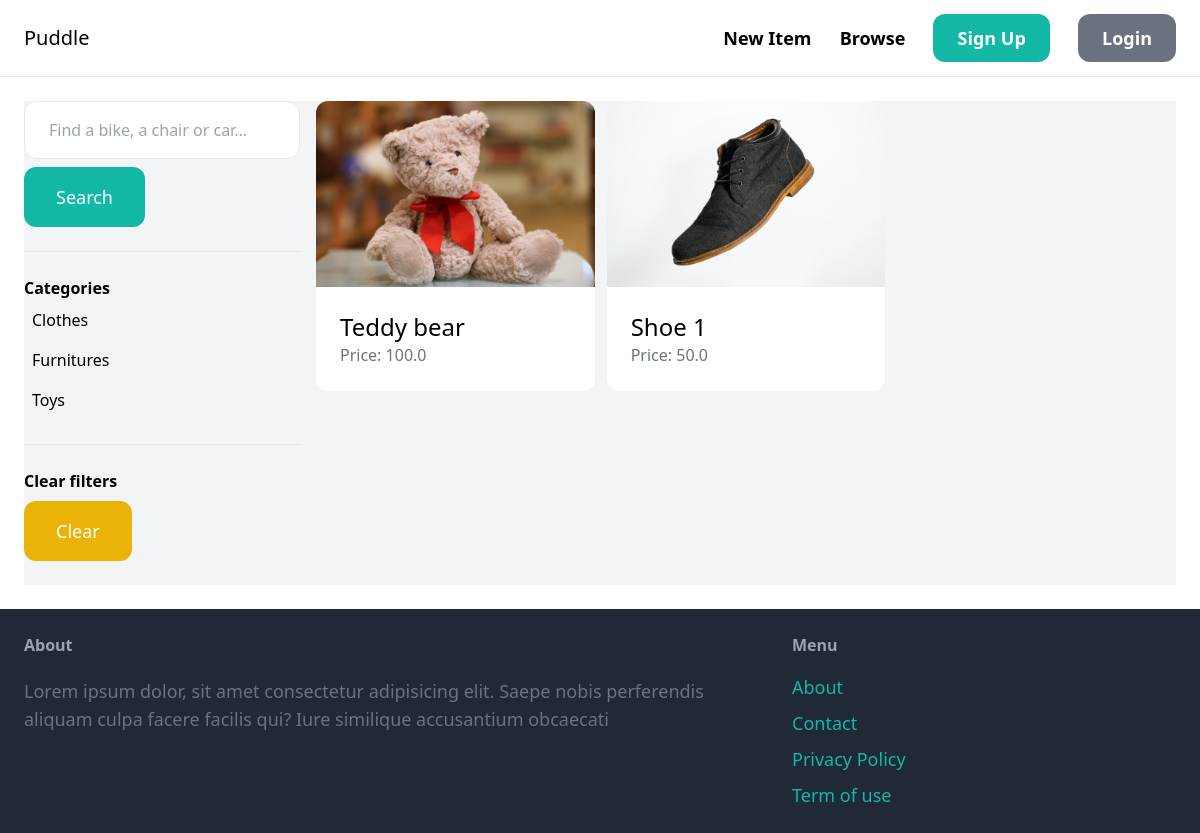
Before: /items/ with the older database file.
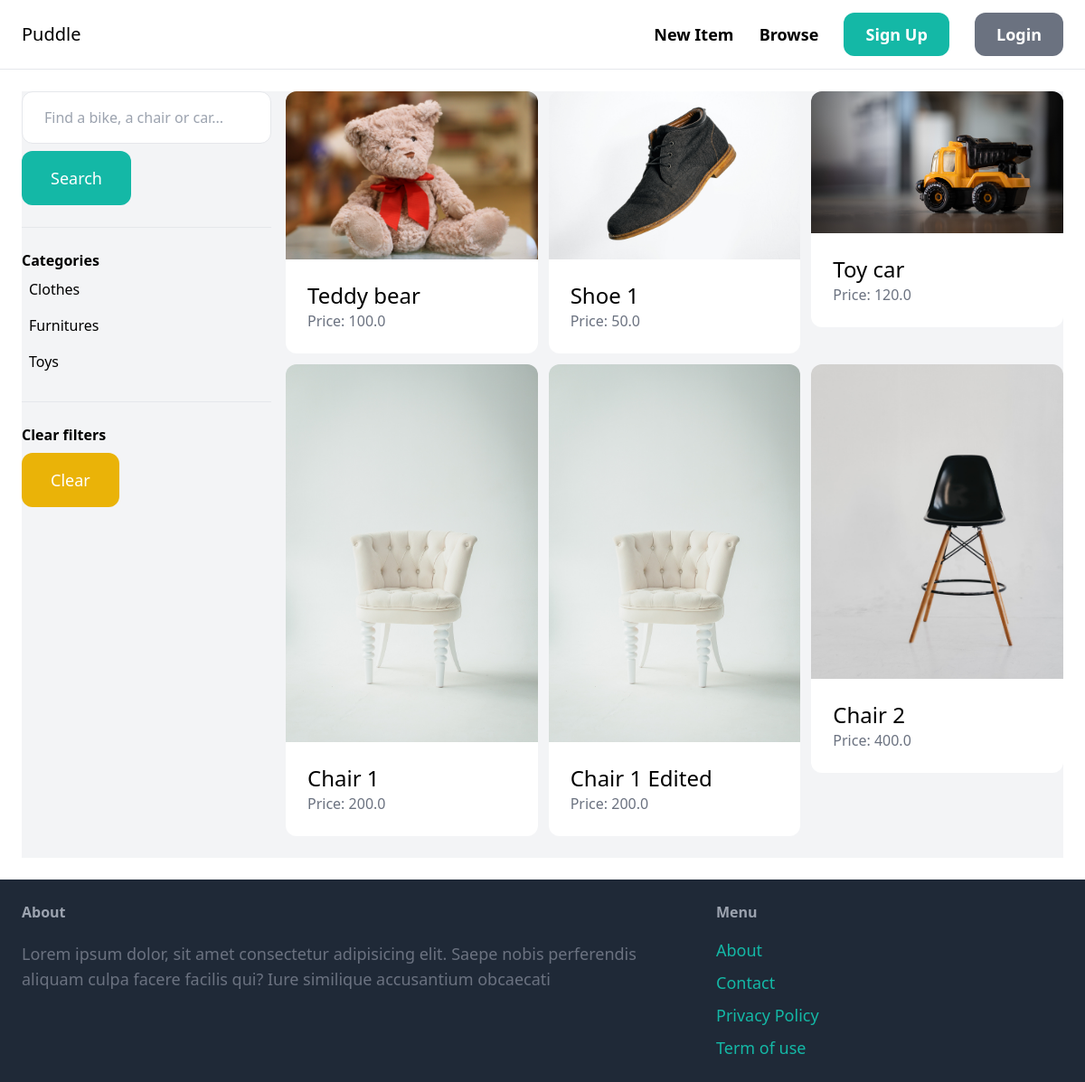
After: the same page with the newer database file.
### item/models.py (models this page shows, shortened)
class Category(models.Model):
    name = models.CharField(max_length=255)
    class Meta:
        ordering = ('name',)
        verbose_name_plural = 'Categories'

class Item(models.Model):
    category = models.ForeignKey(Category, related_name='items', on_delete=models.CASCADE)
    name = models.CharField(max_length=255)
    description = models.TextField(blank=True, null= True)
    price = models.FloatField()
    image = models.ImageField(upload_to='item_images', blank=True, )
    is_sold = models.BooleanField(default=False)
    created_by = models.ForeignKey(User, related_name='items', on_delete=models.CASCADE)
    created_at = models.DateTimeField(auto_now_add=True)

### item/views.py (the view)
# urls.py: path('', views.items, name='items'),
def items(request):
    query = request.GET.get('query','')
    category_id = request.GET.get('category', 0)
    categories = Category.objects.all()
    items = Item.objects.filter(is_sold= False)
    if category_id:
        items = items. filter(category_id=category_id)
    if query:
        items = items.filter(Q(name__icontains=query) | Q(description__icontains=query))
    return render(request, 'item/items.html', {
        'items' : items,
        'query' : query,
        'categories' : categories,
        'category_id' : int(category_id),
    })

### item/templates/item/items.html (shortened to what this page needs)
{% extends 'core/base.html' %}
{% block content %}
    <div class="pb-6 grid grid-cols-4 gap-4 bg-gray-100">
        <div class="col-span-1">
            <form method="get" action="{% url 'item:items' %}">
                <input name="query" class="w-full py-4 px-6 border rounded-xl" type="text" value="{{ query }}" placeholder="Find a bike, a chair or car...">
                <button class="mt-2 py-4 px-8 text-lg bg-teal-500 text-white rounded-xl">Search</button>
            </form>
            <hr class="my-6">
            <p class="font-semibold">Categories</p>
            <ul>
                {% for category in categories %}
                    <li class="py-2 px-2 rounded-xl{% if category.id == category_id %} bg-gray-200{% endif %}">
                        <a href="{% url 'item:items' %}?query={{ query }}&category={{ category.id }}">{{ category.name }}</a>
                    </li>
                {% endfor %}
            </ul>
            <hr class="my-6">
            <p class="font-semibold">Clear filters</p>
            <ul>
                <li><a href="{% url 'item:items' %}" class="mt-2 py-4 px-8 inline-block bg-yellow-500 text-lg rounded-xl text-white">Clear</a>
        </div>
        <div class="col-span-3">
            <div class="grid grid-cols-3 gap-3">
                {% for item in items %}
                    <div>
                        <a href="{% url 'item:detail' item.id %}">
                            <div>
                                <img src="{{ item.image.url }}" class="rounded-t-xl">
                            </div>
                            <div class="p-6 bg-white rounded-b-xl">
                                <h2 class="text-2xl">{{ item.name }}</h2>
                                <p class="text-gray-500">Price: {{ item.price }}</p>
                            </div>
                        </a>
                    </div>
                {% endfor %}
            </div>
        </div>
    </div>
{% endblock %}

### core/templates/core/base.html (shortened to what this page needs)
<!DOCTYPE html>
<html lang="en">
<head>
    <script src="https://cdn.tailwindcss.com"></script>
</head>
<body>
    <nav class="py-6 px-6 flex justify-between items-center border-b border-gray-200">
        <a href="/" class="text-xl font -semibold">Puddle</a>
        <div class="space-x-6">
            <a href="{% url 'item:new'%}" class="text-lg font-semibold hover:text-gray-500">New Item</a>
            <a href="{% url 'item:items' %}" class="text-lg font-semibold hover:text-gray-500">Browse</a>
            {% if request.user.is_authenticated %}
                <a href="{% url 'conversation:inbox' %}" class="px-6 py-3 text-lg font-semibold bg-teal-500 text-white rounded-xl hover:bg-teal-700">Inbox</a>
                <a href="{% url 'dashboard:index' %}" class="px-6 py-3 text-lg font-semibold bg-gray-500 text-white rounded-xl hover:bg-gray-700">Dashboard</a>
            {% else %}
                <a href="{% url 'core:signup' %}" class="px-6 py-3 text-lg font-semibold bg-teal-500 text-white rounded-xl hover:bg-teal-700">Sign Up</a>
                <a href="{% url 'core:login'%}" class="px-6 py-3 text-lg font-semibold bg-gray-500 text-white rounded-xl hover:bg-gray-700">Login</a>
            {% endif %}
        </div>
    </nav>
    <div class="px-6 py-6">
        {% block content %}
        {% endblock %}
    </div>
    <footer class="py-6 px-6 flex justify-between bg-gray-800">
        <div class="w-2/3 pr-10">
            <h3 class="mb-5 font-semibold text-gray-400">About</h3>
            <h3 class="text-lg text-gray-500">Lorem ipsum dolor, sit amet consectetur adipisicing elit. Saepe nobis perferendis aliquam culpa facere facilis qui? Iure similique accusantium obcaecati</h3>
        </div>
            <div class="w-1/3">
                <h3 class="mb-4 font-semibold text-gray-400">Menu</h3>
                <ul class="space-y-2">
                    <li><a href="#" class="text-lg text-teal-500 hover:text-teal-700">About</a>
                    <li><a href="{% url 'core:contact'%}" class="text-lg text-teal-500 hover:text-teal-700">Contact</a>
                    <li><a href="#" class="text-lg text-teal-500 hover:text-teal-700">Privacy Policy</a>
                    <li><a href="#" class="text-lg text-teal-500 hover:text-teal-700">Term of use</a>
                </ul>
            </div>
    </footer>
</body>
</html>

Changed rows visible on the page:
added Item: image (picture), name "Toy car", price "120.0"
added Item: image (picture), name "Chair 1", price "200.0"
added Item: image (picture), name "Chair 1 Edited", price "200.0"
added Item: image (picture), name "Chair 2", price "400.0"
